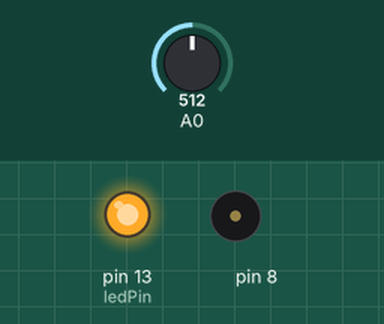
Simulated run of this sketch. Board: Arduino Uno, built with avr-gcc and run on an emulated ATmega328P. Shown: output pins drawn as LEDs (lit = HIGH), buzzer (waves = sounding). Inputs (shaded band) come from the test bench; at power-on: A0 = 512.

Above: at 0.1 s.
At 5.1 s:
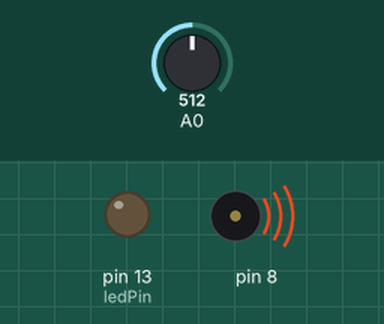
Timing chart, 0 to 6.6 s (numbered marks = the images above):
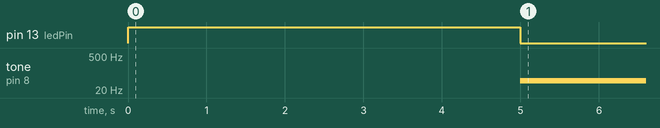

The sketch:

light-theremin.ino
```cpp
int sensor;
int sensorLow = 1023;
int sensorHigh = 0;

const int ledPin = 13;

void setup() {

  pinMode(ledPin, OUTPUT);
  digitalWrite(ledPin, HIGH);

  while (millis() < 5000) {

    sensor = analogRead(A0);

    if (sensor > sensorHigh) {
      sensorHigh = sensor;
    } else if (sensor < sensorLow) {
      sensorLow = sensor;
    }

  }

  digitalWrite(ledPin, LOW);

}

void loop() {

  sensor = analogRead(A0);
  int pitch = map(sensor, sensorLow, sensorHigh, 50, 1000);
  tone(8, pitch, 10000);

  delay(10);

}
```

Measured:
- by itself, tone on pin 8: silent → 49 Hz at 5.0 s
